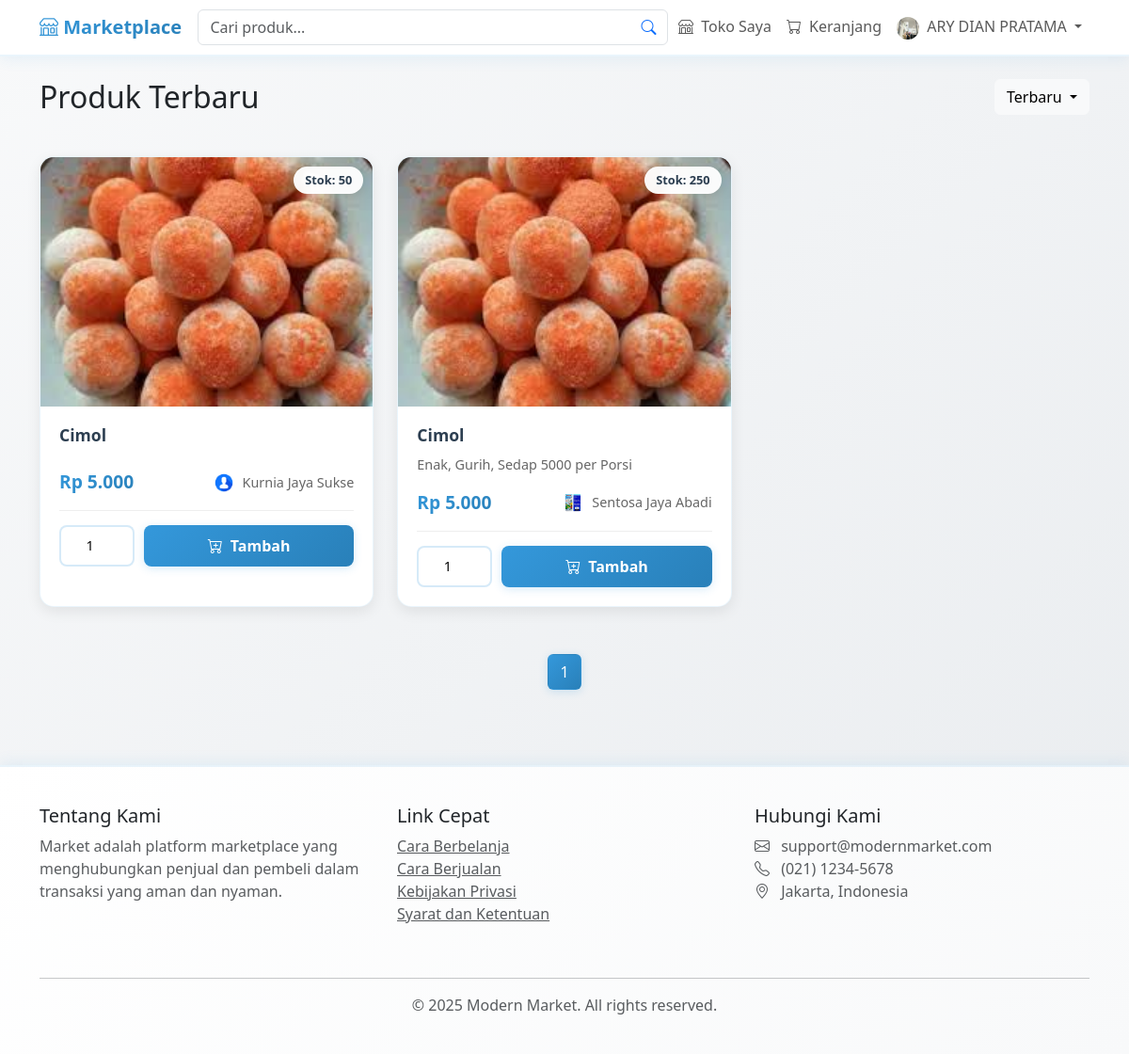
Page /index.php (signed in) on the committed database.
### tables this page shows
CREATE TABLE `users` (
  `id` int NOT NULL,
  `username` varchar(50) NOT NULL,
  `email` varchar(100) NOT NULL,
  `password` varchar(255) NOT NULL,
  `role` enum('admin','seller','buyer') DEFAULT 'buyer',
  `created_at` timestamp NULL DEFAULT CURRENT_TIMESTAMP,
  `store_name` varchar(100) DEFAULT NULL,
  `store_description` text,
  `profile_picture` varchar(255) DEFAULT NULL,
  `google_id` varchar(255) DEFAULT NULL,
  `photo` varchar(255) DEFAULT NULL
);

CREATE TABLE `products` (
  `id` int NOT NULL,
  `name` varchar(100) NOT NULL,
  `description` text,
  `price` decimal(10,2) NOT NULL,
  `image` varchar(255) DEFAULT NULL,
  `stock` int DEFAULT '0',
  `seller_id` int NOT NULL,
  `created_at` timestamp NULL DEFAULT CURRENT_TIMESTAMP,
  `status` enum('active','disabled') DEFAULT 'active'
);

### index.php (the view, shortened to what this page needs)
<?php
include 'includes/db.php';
$limit = 12;
$page = isset($_GET['page']) ? (int)$_GET['page'] : 1;
$page = max(1, $page);
$offset = ($page - 1) * $limit;
$search = isset($_GET['search']) ? $conn->real_escape_string($_GET['search']) : '';
$sort = isset($_GET['sort']) ? $_GET['sort'] : 'newest';
$base_query = "
    SELECT p.id, p.name, p.description, p.price, p.image, p.stock, p.created_at,
           s.shop_name as seller_name,
           s.shop_logo as seller_avatar,
           AVG(r.rating) as avg_rating,
           COUNT(r.id) as review_count
    FROM products p
    JOIN users u ON p.seller_id = u.id
    JOIN sellers s ON u.id = s.user_id AND s.status = 'approved'
    LEFT JOIN reviews r ON p.id = r.product_id
    WHERE 1=1
";
$base_query .= " GROUP BY p.id, p.name, p.description, p.price, p.image, p.stock, p.created_at, s.shop_name, s.shop_logo";
switch ($sort) {
    case 'newest':
    default:
        $base_query .= " ORDER BY p.created_at DESC";
        break;
}
$total_query = "SELECT COUNT(DISTINCT p.id) as total FROM products p
                JOIN users u ON p.seller_id = u.id
                JOIN sellers s ON u.id = s.user_id AND s.status = 'approved'
                WHERE 1=1";
$total_products_query = $conn->query($total_query);
$total_products = $total_products_query->fetch_assoc()['total'];
$total_pages = ceil($total_products / $limit);
$query = $base_query . " LIMIT $offset, $limit";
$result = $conn->query($query);
$stmt_user = $conn->prepare("SELECT profile_picture FROM users WHERE id = ?");
$stmt_user->bind_param("i", $_SESSION['user_id']);
$stmt_user->execute();
$user_data = $stmt_user->get_result()->fetch_assoc();
$profile_picture = $user_data['profile_picture'] ?? 'default.jpg';
$stmt_seller = $conn->prepare("SELECT * FROM sellers WHERE user_id = ? AND status = 'approved'");
$stmt_seller->bind_param("i", $_SESSION['user_id']);
$stmt_seller->execute();
$seller = $stmt_seller->get_result()->fetch_assoc();
?>
<!DOCTYPE html>
<html lang="id">
<head>
    <link rel="stylesheet" href="assets/css/index.css">
    <link href="https://cdn.jsdelivr.net/npm/bootstrap@5.3.0/dist/css/bootstrap.min.css" rel="stylesheet">
    <link href="https://cdn.jsdelivr.net/npm/bootstrap-icons@1.10.0/font/bootstrap-icons.css" rel="stylesheet">
</head>
<body>
    <nav class="navbar navbar-expand-lg navbar-light sticky-top">
        <div class="container">
            <a class="navbar-brand" href="index.php">
                <i class="bi bi-shop"></i> Marketplace
            </a>
            <div class="collapse navbar-collapse" id="navbarNav">
                <form class="search-bar mx-auto position-relative" method="GET" action="index.php">
                    <input type="search" name="search" class="form-control search-input"
                           placeholder="Cari produk..." value="<?php echo htmlspecialchars($search); ?>">
                    <button type="submit" class="btn btn-link position-absolute end-0 top-50 translate-middle-y">
                        <i class="bi bi-search"></i>
                    </button>
                </form>
                <ul class="navbar-nav ms-auto">
                    <?php if ($seller): ?>
                    <li class="nav-item">
                        <a class="nav-link" href="seller/manage_shop.php">
                            <i class="bi bi-shop me-1"></i> Toko Saya
                        </a>
                    </li>
                    <?php endif; ?>
                    <li class="nav-item">
                        <a class="nav-link" href="cart.php">
                            <i class="bi bi-cart me-1"></i> Keranjang
                        </a>
                    </li>
                    <li class="nav-item dropdown">
                        <a class="nav-link dropdown-toggle" href="#" data-bs-toggle="dropdown">
                            <img src="uploads/profile_pictures/<?php echo htmlspecialchars($profile_picture); ?>"
                                 alt="Profile"
                                 class="rounded-circle me-1"
                                 style="width: 24px; height: 24px; object-fit: cover;">
                            <?php echo htmlspecialchars($_SESSION['username']); ?>
                        </a>
                    </li>
                </ul>
            </div>
        </div>
    </nav>
    <div class="container py-4">
        <div class="d-flex justify-content-between align-items-center mb-4">
            <h2 class="mb-0">
                <?php echo $search ? 'Hasil Pencarian: "'.htmlspecialchars($search).'"' : 'Produk Terbaru'; ?>
            </h2>
            <div class="dropdown">
                <button class="btn btn-light dropdown-toggle" type="button" data-bs-toggle="dropdown">
                    <?php
                    $sort_text = [
                        'newest' => 'Terbaru',
                        'price_low' => 'Harga Terendah',
                        'price_high' => 'Harga Tertinggi',
                        'popular' => 'Terpopuler'
                    ][$sort] ?? 'Urutkan';
                    echo $sort_text;
                    ?>
                </button>
            </div>
        </div>
        <?php if ($result && $result->num_rows > 0): ?>
        <div class="product-grid">
            <?php while ($product = $result->fetch_assoc()): ?>
            <div class="product-card">
                <div class="product-image-wrapper">
                    <img src="uploads/product_images/<?php echo htmlspecialchars($product['image']); ?>"
                         alt="<?php echo htmlspecialchars($product['name']); ?>"
                         class="product-image"
                         loading="lazy">
                    <div class="product-badges">
                        <span class="badge-stock">
                            Stok: <?php echo htmlspecialchars($product['stock']); ?>
                        </span>
                    </div>
                </div>
                <div class="product-details">
                    <h3 class="product-title">
                        <?php echo htmlspecialchars($product['name']); ?>
                    </h3>
                    <p class="product-description">
                        <?php echo htmlspecialchars($product['description']); ?>
                    </p>
                    <div class="product-meta">
                        <div class="product-price">
                        </div>
                        <div class="seller-info">
                        <img src="uploads/shop_logos/<?php echo htmlspecialchars($product['seller_avatar'] ? $product['seller_avatar'] : 'default.jpg'); ?>"
                                alt="<?php echo htmlspecialchars($product['seller_name']); ?>"
                                class="seller-avatar"
                                onerror="this.src='uploads/shop_logos/default.jpg'">
                            <span class="seller-name">
                                <?php echo htmlspecialchars($product['seller_name']); ?>
                            </span>
                        </div>
                    </div>
                    <form action="add_to_cart.php" method="POST" class="cart-form">
                        <input type="number" name="quantity"
                               class="quantity-input"
                               value="1"
                               min="1"
                               max="<?php echo htmlspecialchars($product['stock']); ?>"
                               required>
                        <button type="submit" class="add-to-cart-btn">
                            <i class="bi bi-cart-plus"></i>
                            Tambah
                        </button>
                    </form>
                </div>
            </div>
            <?php endwhile; ?>
        </div>
        <nav aria-label="Product pagination" class="mt-4">
            <ul class="pagination justify-content-center">
                <?php
                $start_page = max(1, min($page - 2, $total_pages - 4));
                $end_page = min($total_pages, max(5, $page + 2));
                for ($i = $start_page; $i <= $end_page; $i++):
                ?>
                <li class="page-item <?php echo ($i == $page) ? 'active' : ''; ?>">
                    <a class="page-link" href="?page=<?php echo $i; ?><?php echo $search ? '&search='.urlencode($search) : ''; ?><?php echo $sort ? '&sort='.$sort : ''; ?>">
                        <?php echo $i; ?>
                    </a>
                </li>
                <?php endfor; ?>
            </ul>
        </nav>
        <?php endif; ?>
    </div>
    <footer class="footer">
        <div class="container">
            <div class="row">
                <div class="col-md-4 mb-4">
                    <h5>Tentang Kami</h5>
                    <p class="text-muted">Market adalah platform marketplace yang menghubungkan penjual dan pembeli dalam transaksi yang aman dan nyaman.</p>
                </div>
                <div class="col-md-4 mb-4">
                    <h5>Link Cepat</h5>
                    <ul class="list-unstyled">
                        <li><a href="#" class="text-muted">Cara Berbelanja</a></li>
                        <li><a href="#" class="text-muted">Cara Berjualan</a></li>
                        <li><a href="#" class="text-muted">Kebijakan Privasi</a></li>
                        <li><a href="#" class="text-muted">Syarat dan Ketentuan</a></li>
                    </ul>
                </div>
                <div class="col-md-4 mb-4">
                    <h5>Hubungi Kami</h5>
                    <ul class="list-unstyled">
                        <li class="text-muted"><i class="bi bi-envelope me-2"></i> support@modernmarket.com</li>
                        <li class="text-muted"><i class="bi bi-telephone me-2"></i> (021) 1234-5678</li>
                        <li class="text-muted"><i class="bi bi-geo-alt me-2"></i> Jakarta, Indonesia</li>
                    </ul>
                </div>
            </div>
            <hr>
            <div class="text-center">
                <p class="mb-0 text-muted">
                    &copy; <?php echo date('Y'); ?> Modern Market. All rights reserved.
                </p>
            </div>
        </div>
    </footer>
</body>
</html>

### assets/css/index.css (style rules this page uses)
:root { --primary-gradient: linear-gradient(135deg, #3498db, #2980b9); --secondary-gradient: linear-gradient(135deg, #2ecc71, #27ae60); --accent-gradient: linear-gradient(135deg, #e74c3c, #c0392b); --primary-color: #3498db; --secondary-color: #2ecc71; --dark-color: #2c3e50; --light-color: #ecf0f1; --danger-color: #e74c3c; --warning-color: #f1c40f; }
body { background: linear-gradient(135deg, #f8f9fa, #e9ecef); font-family: 'Segoe UI', system-ui, -apple-system, sans-serif; }
.navbar { background: white; box-shadow: 0 2px 15px rgba(52, 152, 219, 0.1); border-bottom: 2px solid rgba(52, 152, 219, 0.1); }
.navbar-brand { background: var(--primary-gradient); -webkit-background-clip: text; background-clip: text; color: transparent !important; font-weight: 700; }
.search-bar { max-width: 500px; width: 100%; }
.search-input { border-radius: 20px; padding-left: 20px; padding-right: 40px; border: 2px solid rgba(52, 152, 219, 0.2); transition: all 0.3s ease; }
.product-grid { display: grid; grid-template-columns: repeat(auto-fill, minmax(280px, 1fr)); gap: 25px; padding: 20px 0; }
.product-card { background: white; border-radius: 15px; box-shadow: 0 5px 15px rgba(0,0,0,0.08); overflow: hidden; position: relative; border: 1px solid rgba(52, 152, 219, 0.1); transition: all 0.3s ease; }
.product-image-wrapper { position: relative; padding-top: 75%; overflow: hidden; }
.product-image { position: absolute; top: 0; left: 0; width: 100%; height: 100%; object-fit: cover; transition: transform 0.3s ease; }
.product-badges { position: absolute; top: 10px; right: 10px; display: flex; flex-direction: column; gap: 5px; }
.badge-stock { background: rgba(255,255,255,0.95); color: var(--dark-color); padding: 5px 12px; border-radius: 20px; font-size: 0.8rem; font-weight: 600; box-shadow: 0 2px 10px rgba(0,0,0,0.1); }
.product-details { padding: 20px; }
.product-title { font-size: 1.1rem; font-weight: 600; color: var(--dark-color); margin-bottom: 10px; display: -webkit-box; -webkit-line-clamp: 2; -webkit-box-orient: vertical; overflow: hidden; }
.product-description { color: #666; font-size: 0.9rem; margin-bottom: 15px; display: -webkit-box; -webkit-line-clamp: 2; -webkit-box-orient: vertical; overflow: hidden; }
.product-meta { display: flex; justify-content: space-between; align-items: center; margin-bottom: 15px; padding-bottom: 15px; border-bottom: 1px solid #eee; }
.product-price { font-size: 1.2rem; font-weight: 700; background: var(--primary-gradient); -webkit-background-clip: text; background-clip: text; color: transparent; }
.seller-info { display: flex; align-items: center; gap: 8px; }
.seller-avatar { width: 24px; height: 24px; border-radius: 50%; object-fit: cover; }
.seller-name { font-size: 0.9rem; color: #666; }
.cart-form { display: flex; gap: 10px; }
.quantity-input { width: 80px; padding: 8px; border: 2px solid rgba(52, 152, 219, 0.2); border-radius: 8px; text-align: center; font-size: 0.9rem; transition: all 0.3s ease; }
.add-to-cart-btn { flex: 1; background: var(--primary-gradient); color: white; border: none; padding: 10px; border-radius: 8px; font-weight: 600; cursor: pointer; transition: all 0.3s ease; display: flex; align-items: center; justify-content: center; gap: 8px; box-shadow: 0 2px 10px rgba(52, 152, 219, 0.2); }
.pagination { margin-top: 30px; }
.page-link { color: var(--primary-color); border-radius: 8px; margin: 0 5px; border: 1px solid rgba(52, 152, 219, 0.2); transition: all 0.3s ease; }
.page-item.active .page-link { background: var(--primary-gradient); border-color: transparent; box-shadow: 0 2px 10px rgba(52, 152, 219, 0.2); }
.footer { background: linear-gradient(135deg, white, #f8f9fa); padding: 40px 0; margin-top: 50px; box-shadow: 0 -2px 15px rgba(52, 152, 219, 0.1); border-top: 2px solid rgba(52, 152, 219, 0.1); }

### index.php (style rules this page uses)
.footer { background-color: #f8f9fa; padding: 40px 0; margin-top: 40px; }

### rows in the picture
users: profile_picture (picture)
products: image (picture), stock "50", name "Cimol", shows a picture, seller_name "Kurnia Jaya Sukse"
products: image (picture), stock "250", name "Cimol", description "Enak, Gurih, Sedap 5000 per Porsi", shows a picture, seller_name "Sentosa Jaya Abadi"

### other values in the picture
$_SESSION['username'] "ARY DIAN PRATAMA"
$sort_text "Terbaru"
